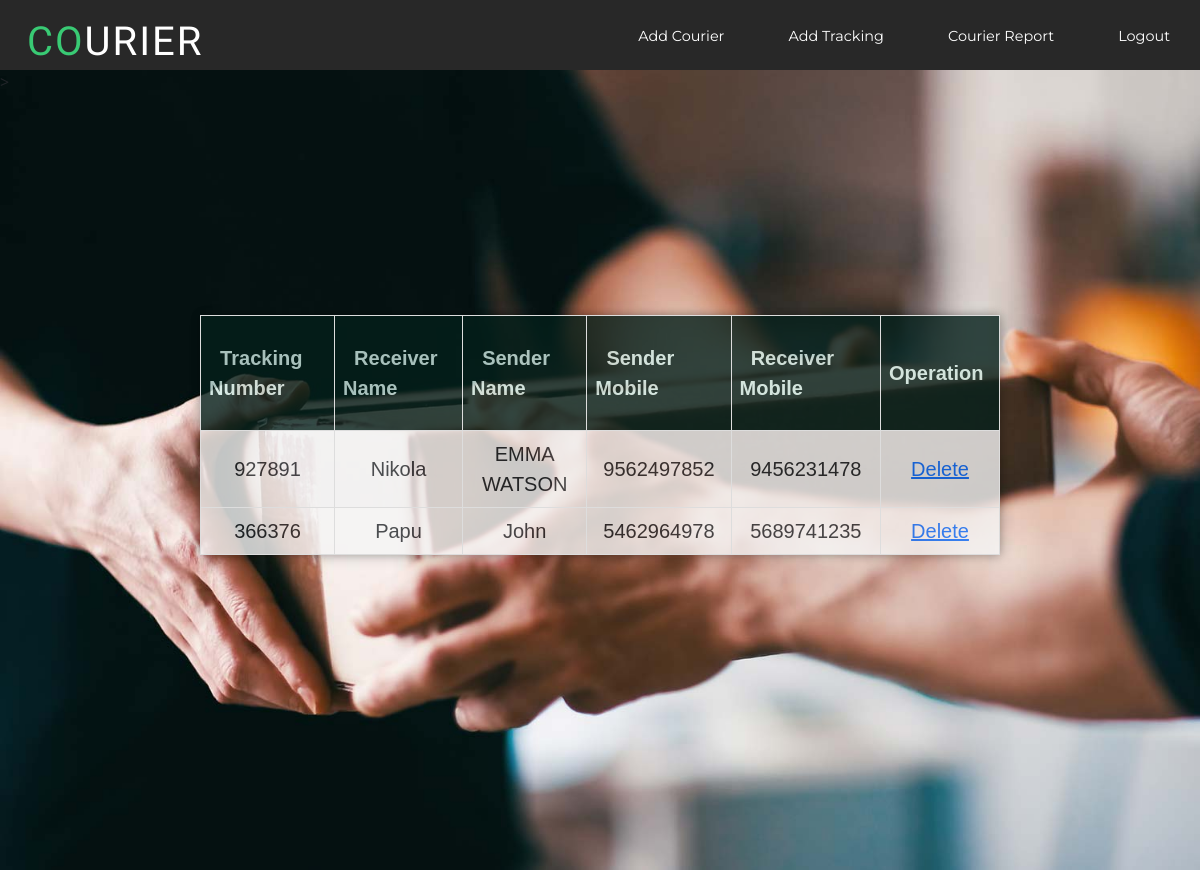
The page /admin/courier_report.php (signed in) on the database its author committed.
### tables this page shows
CREATE TABLE `receiverInfo` (
  `id` int(11) NOT NULL,
  `rname` varchar(55) DEFAULT NULL,
  `rmobile` varchar(12) DEFAULT NULL,
  `remail` varchar(55) DEFAULT NULL,
  `raddress` varchar(2000) DEFAULT NULL,
  `trackingId` int(11) DEFAULT NULL
);

CREATE TABLE `senderInfo` (
  `trackingId` int(11) NOT NULL,
  `sname` varchar(55) DEFAULT NULL,
  `smobile` varchar(12) DEFAULT NULL,
  `semail` varchar(55) DEFAULT NULL,
  `saddress` varchar(2000) DEFAULT NULL
);

### admin/courier_report.php (the view, shortened to what this page needs)
<?php include '../include/header.php';
      require 'admin_header.php';
?>
<section class="r">
<table id="table">
  <tr id="header" ?>>
    <th>&nbsp Tracking Number &nbsp</th>
    <th>&nbsp Receiver Name &nbsp</th>
    <th>&nbsp Sender Name &nbsp</th>
    <th>&nbsp Sender Mobile &nbsp</th>
    <th>&nbsp Receiver Mobile &nbsp</th>
    <th>&nbsp Operation &nbsp</th>
  </tr>
  <?php
  $sql = "select s.trackingId, r.rname, s.sname, s.smobile, r.rmobile from senderInfo s, receiverInfo r where s.trackingId=r.trackingId";
  $query = mysqli_query($conn,$sql);
  while ($res = mysqli_fetch_array($query)) {
  ?>
  <tr>
    <td><?php echo $res['trackingId']; ?></td>
    <td><?php echo $res['rname']; ?></td>
    <td><?php echo $res['sname']; ?></td>
    <td><?php echo $res['smobile']; ?></td>
    <td><?php echo $res['rmobile']; ?></td>
    <td><a onclick='return confirm("Are you sure you want to delete this record")' href="delete.php?track=<?php echo $res['trackingId']; ?>" >Delete</a> </td>
  </tr>
  </section>
  <?php
}
   ?>
<?php include_once '../include/footer.php' ?>

### include/header.php (shortened to what this page needs)
<!DOCTYPE html>
<html lang="en" dir="ltr">
  <head>
    <link href="https://cdn.jsdelivr.net/npm/bootstrap@5.0.0-beta1/dist/css/bootstrap.min.css" rel="stylesheet">
    <link rel="stylesheet" type="text/css" href="css/styles.css">
    <link rel="stylesheet" type="text/css" href="../css/styles1.css">
  </head>
  <body>

### admin/admin_header.php
<?php require '../include/header.php' ?>
<header >
  <h1 class="courier">CO<span>URIER</span></h1>
  <nav>
    <ul>
      <li><a class="at" href="../admin/add_couriers.php">Add Courier</a></li>
      <li><a class="at" href="../admin/add_tracking.php">Add Tracking</a></li>
      <li><a class="at" href="../admin/courier_report.php">Courier Report</a></li>
      <li><a class="at" href="../admin/logout.php">Logout</a></li>
    </ul>
  </nav>
</header>
<?php require '../include/footer.php' ?>

### include/footer.php (shortened to what this page needs)
</body>
</html>

### css/styles.css (style rules this page uses)
body,html { margin: 0; padding: 0; height: 100%; }
header { width: 100%; height: 70px; background-color: #282828; }
.courier { position: absolute; padding: 8px 3px 3px; float:left; margin-left: 2%; margin-top: 10px; font-family: 'ultra',serif; color: #39ca74; letter-spacing: 2px }
span { color: #ffffff; }
ul { width: auto; float: right; margin-top: 8px; }
li { display: inline-block; padding: 15px 30px; }
.at { text-align: center; color: #ffffff; text-decoration: none; font-family: 'Montserrat', sans-serif; font-size: 1.2vw; }
#table { font-family: Arial, Helvetica, sans-serif; border-collapse: collapse; width: 80%; margin-left: auto; margin-right: auto; font-size: 20px; }
#table td, #table th { border: 1px solid #ddd; padding: 8px; }
#table tr:nth-child(even) { background-color: #f2f2f2; }
#table th { padding-top: 12px; padding-bottom: 12px; text-align: left; background-color: black; color: white; height: 25px; opacity: 0.8; }
#table tr { opacity: 0.8; }

### css/styles1.css (style rules this page uses)
body,html { margin: 0; padding: 0; overflow-y:scroll; height: 100%; }
header { width: 100%; height: 70px; background-color: #282828; }
.courier { position: absolute; padding: 8px 3px 3px; float:left; margin-left: 2%; margin-top: 10px; font-family: 'ultra',serif; color: #39ca74; letter-spacing: 2px }
span { color: #ffffff; }
ul { width: auto; float: right; margin-top: 8px; }
li { display: inline-block; padding: 15px 30px; }
.at { text-align: center; color: #ffffff; text-decoration: none; font-family: 'Montserrat', sans-serif; font-size: 1.2vw; }
.r { height: 100vh; background-image: url("../images/log3.jpg"); background-size: cover; }
#table { position: absolute; left: 50%; top: 50%; transform: translate(-50%,-50%); border-collapse: collapse; width: 800px; height: 200px; border: 1px solid #bdc3c7; box-shadow: 2px 2px 12px rgba(0,0,0,0.2), -1px -1px 8px rgba(0,0,0,0.2 ); }
tr { transition: all .2s ease-in; cursor: pointer; background-color: #f5f5f5; }
th,td { padding: 12px; text-align: center; border-bottom: 1px solid #ddd; }
#header { background-color: #16a085; color: #fff; }

### rows shown on the page
receiverinfo: trackingId.trackingId "927891", rname "Nikola", trackingId.sname "EMMA WATSON", trackingId.smobile "9562497852", rmobile "9456231478"
receiverinfo: trackingId.trackingId "366376", rname "Papu", trackingId.sname "John", trackingId.smobile "5462964978", rmobile "5689741235"
